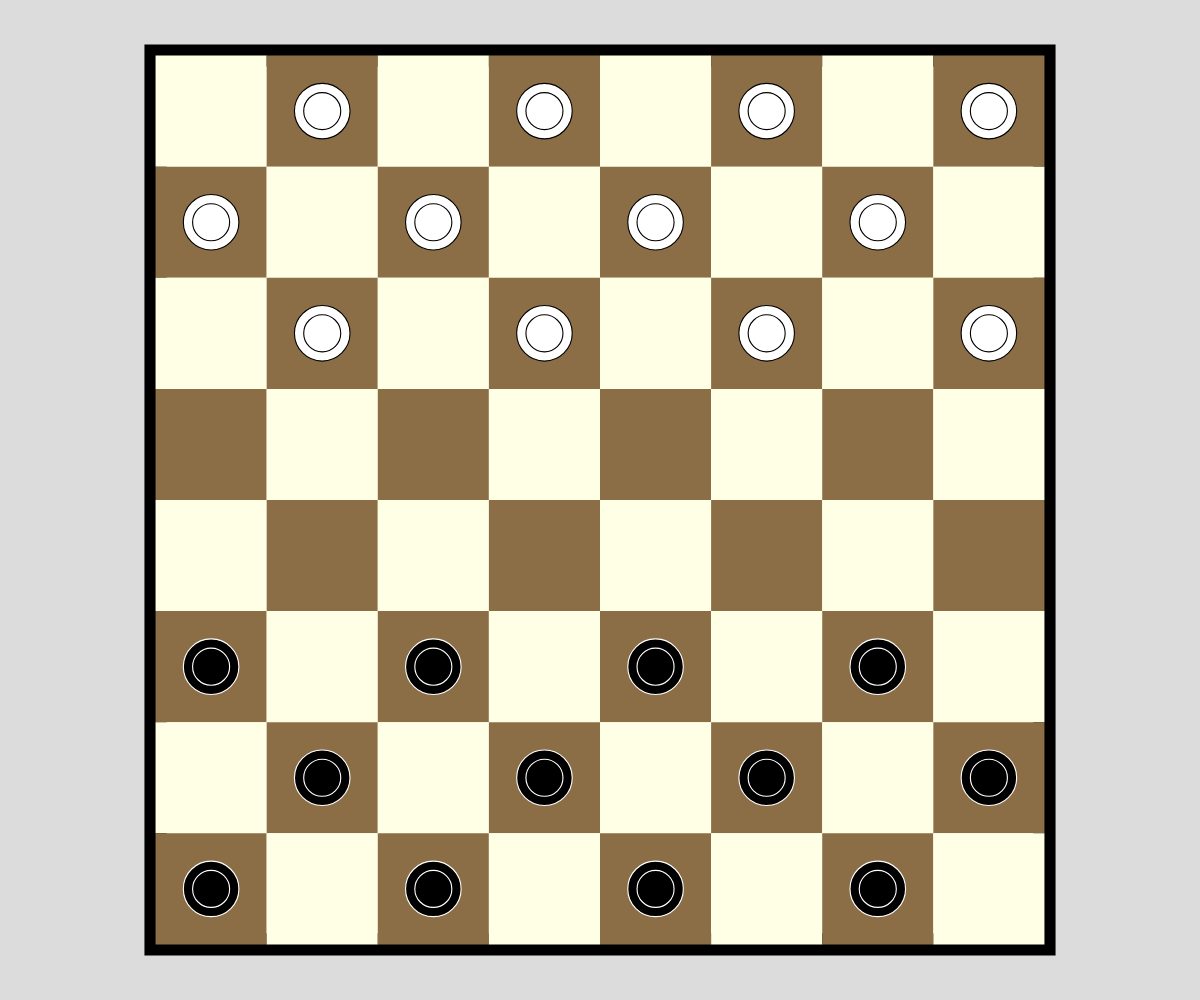
Frame 1 (no input)
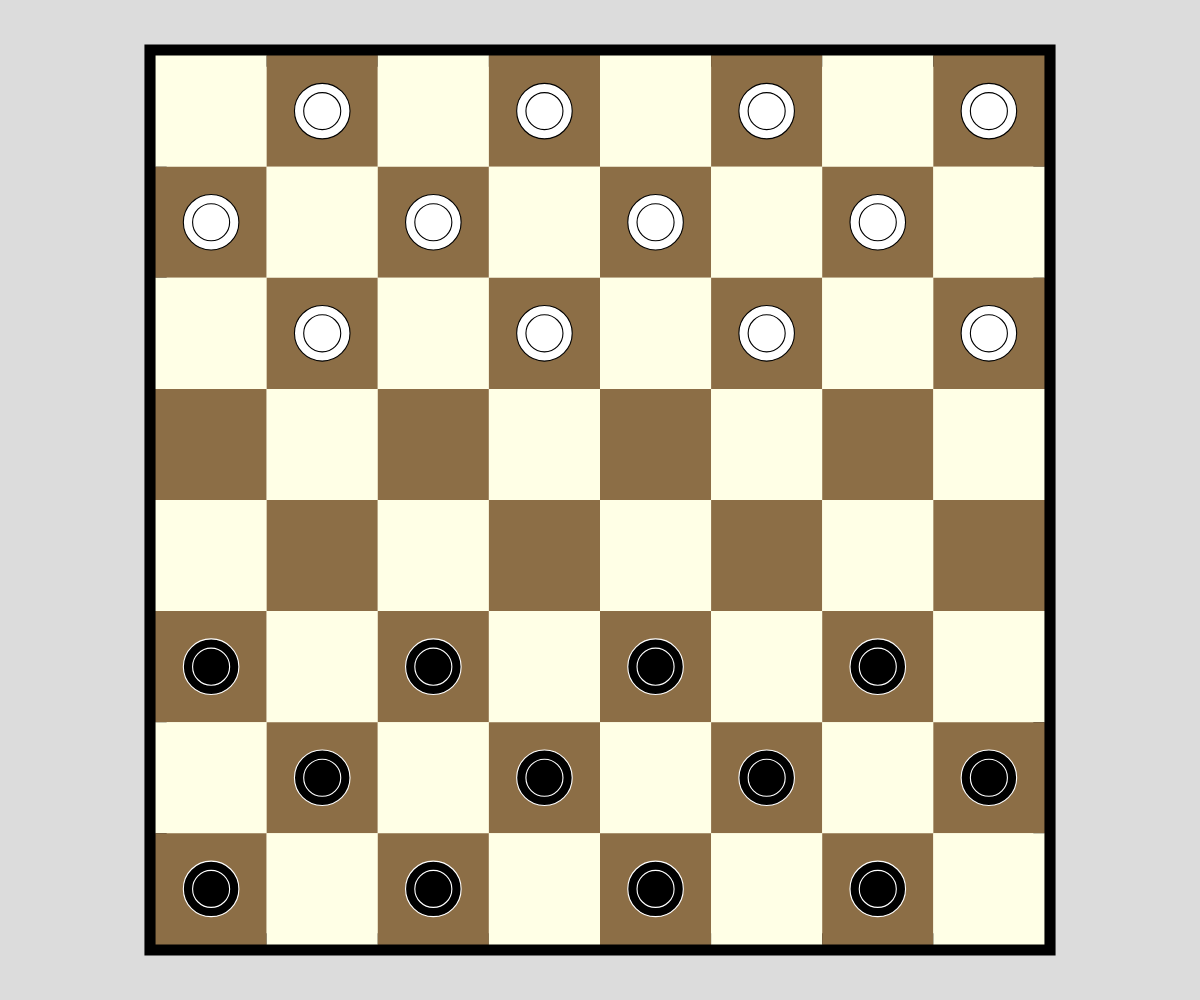
Frame 60 (no input)
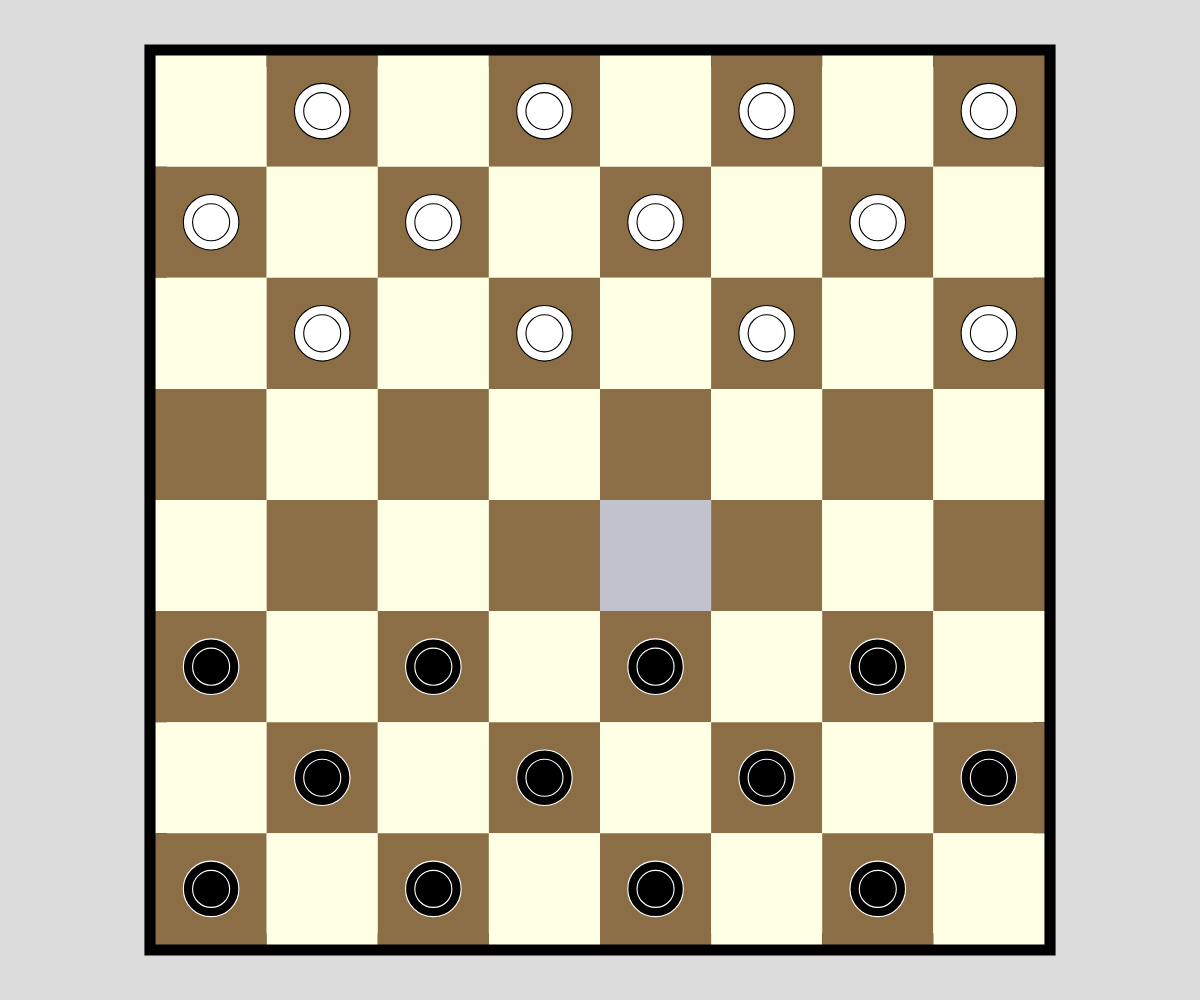
Frame 120 (the mouse pressed at the canvas centre since frame 60)

The p5.js sketch that drew these frames (run headless with seeded random() and noise() and a simulated clock; from frame 60 on, the mouse is pressed at the canvas centre):

// p5.js sketch
// ── sketch.js
let selectedPiece;

new p5();

class Move {
    constructor(x, y) {
        this.x = x;
        this.y = y;
        this.enemyPieces = [];
    }

    addPieces(pieces) {
        for (const piece of pieces) {
            this.enemyPieces.push(piece);
        }
    }

    equals(v) {
        return this.x == v.x && this.y == v.y;
    }
}

class Piece {

    static playerPieces = []; // TODO: different player groups, winning mechanism
    static enemyPieces = [];

    constructor(tile, player) {
        this.tile = tile;
        this.king = false;
        this.player = player;
        this.color = this.player ? 0 : 255;
        this.kingColor = color(255, 215, 0);

        if (player) Piece.playerPieces.push(this);
        else Piece.enemyPieces.push(this);
    }

    getDirection() {
        return this.player ? -1 : 1;
    }

    getMoves() {
        let moves = [];
        let direction = this.getDirection();
        moves = this.addMove(this.tile.x + 1, this.tile.y + direction, moves);
        moves = this.addMove(this.tile.x - 1, this.tile.y + direction, moves);
        if (this.king) {
            moves = this.addMove(this.tile.x + 1, this.tile.y - direction, moves);
            moves = this.addMove(this.tile.x - 1, this.tile.y - direction, moves);
        }
        moves = this.addJumps(this.tile.x, this.tile.y, moves);
        return moves;
    }

    addMove(x, y, moves, enemyPieces) {
        let tile = Tile.get(x, y)
        if (tile?.piece == null && x >= 0 && x < 8 && y >= 0 && y < 8) {
            let newMove = new Move(x, y);
            moves.push(newMove);
            if (typeof enemyPieces !== "undefined") newMove?.addPieces(enemyPieces);
        }
        return moves;
    }

    takeable(piece) {
        return piece.player != this.player;
    }

    addJumps(x, y, moves, enemyPieces) {
        if(typeof enemyPieces === "undefined") enemyPieces = [];
        let newMoves = [];
        let direction = this.getDirection();
        let piece;
        if ((piece = Tile.get(x + 1, y + direction)?.piece) != null && this.takeable(piece)) if (!enemyPieces.some(p => p == piece)) newMoves = this.addMove(x + 2, y + 2 * direction, newMoves, [...enemyPieces, piece]);
        if ((piece = Tile.get(x - 1, y + direction)?.piece) != null && this.takeable(piece)) if (!enemyPieces.some(p => p == piece)) newMoves = this.addMove(x - 2, y + 2 * direction, newMoves, [...enemyPieces, piece]);
        if (this.king) {
            if ((piece = Tile.get(x + 1, y - direction)?.piece) != null && this.takeable(piece)) if (!enemyPieces.some(p => p == piece)) newMoves = this.addMove(x + 2, y - 2 * direction, newMoves, [...enemyPieces, piece]);
            if ((piece = Tile.get(x - 1, y - direction)?.piece) != null && this.takeable(piece)) if (!enemyPieces.some(p => p == piece)) newMoves = this.addMove(x - 2, y - 2 * direction, newMoves, [...enemyPieces, piece]);
        }

        for (const move of [...newMoves]) {
            newMoves = this.addJumps(move.x, move.y, newMoves, move.enemyPieces);
        }

        moves = [...moves, ...newMoves];
        return moves;
    }
}

class Tile {

    static grid = [];
    static hoveredTile;

    constructor(x, y) {
        this.x = x;
        this.y = y;
        this.color = (this.x + this.y) % 2 == 0 ? color(255, 255, 230) : color(140, 110, 70)
        this.highlight = color(50, 50, 150, 75);
        this.moveColor = color(150, 50, 150, 150);
        this.piece = null;
        this.possibleMove = false;
        this.enemyPieces = [];

        Tile.grid.push(this);
    }

    static getTileSize() {
        return min(canvas.width / 9, canvas.height / 9);
    }

    static get(x, y) {
        if(typeof y === "undefined") { // Vector Input
            if (x.x + 8 * x.y > 64) return null;
            return this.grid[x.x + 8 * x.y];
        } else { // X and Y input
            if (x + 8 * y > 64) return null;
            return this.grid[x + 8 * y];
        }
    }

    static createPiece(x, y, player) {
        let tile = Tile.get(x, y);
        tile.piece = new Piece(tile, player);
        return tile.piece;
    }

    static resetPossibleMoves() {
        for (let i = 0; i < Tile.grid.length; i++) {
            Tile.grid[i].possibleMove = false;
        }
    }

    getPosition() {
        return new Move(this.x, this.y);
    }

    mouseOver() {
        let tileSize = Tile.getTileSize();
        return mouseX >= this.x * tileSize + canvas.width / 2 - tileSize * 4 &&
        mouseX < (this.x + 1) * tileSize + canvas.width / 2 - tileSize * 4 &&
        mouseY >= this.y * tileSize + canvas.height / 2 - tileSize * 4 &&
        mouseY < (this.y + 1) * tileSize + canvas.height / 2 - tileSize * 4
    }

    draw() {
        strokeWeight(0);
        let tileSize = Tile.getTileSize();
        let mouseOver = this.mouseOver();
        // fill(mouseOver ? this.highlight : this.color);
        fill(this.color);
        if (mouseOver) Tile.hoveredTile = this;
        rect(this.x * tileSize, this.y * tileSize, tileSize, tileSize);

        if (this.piece != null) {
            push();
            translate(this.x * tileSize + tileSize / 2, this.y * tileSize + tileSize / 2)
            strokeWeight(tileSize / 100);
            stroke(this.piece.color == 0 ? 255 : 0);
            if (this.piece.king) fill(this.piece.kingColor); else fill(this.piece.color);
            circle(0, 0, tileSize / 2);
            fill(this.piece.color);
            circle(0, 0, tileSize / 3);
            pop();
        }

        if (Tile.hoveredTile == this) {
            fill(this.highlight);
            rect(this.x * tileSize, this.y * tileSize, tileSize, tileSize);
        }

        if (this.possibleMove) {
            fill(this.moveColor);
            rect(this.x * tileSize, this.y * tileSize, tileSize, tileSize);
        }
    }
}

function windowResized() {
    resizeCanvas(windowWidth, windowHeight);
}

function setupGrid() {
    for (let i = 0; i < 8; i++) {
        for (let j = 0; j < 8; j++) {
            new Tile(j, i)
        }
    }
}

function setupPieces() {
    // AI
    Tile.createPiece(1, 0, false);
    Tile.createPiece(3, 0, false);
    Tile.createPiece(5, 0, false);
    Tile.createPiece(7, 0, false);

    Tile.createPiece(0, 1, false);
    Tile.createPiece(2, 1, false);
    Tile.createPiece(4, 1, false);
    Tile.createPiece(6, 1, false);

    Tile.createPiece(1, 2, false);
    Tile.createPiece(3, 2, false);
    Tile.createPiece(5, 2, false);
    Tile.createPiece(7, 2, false);

    // Player
    Tile.createPiece(0, 7, true);
    Tile.createPiece(2, 7, true);
    Tile.createPiece(4, 7, true);
    Tile.createPiece(6, 7, true);

    Tile.createPiece(1, 6, true);
    Tile.createPiece(3, 6, true);
    Tile.createPiece(5, 6, true);
    Tile.createPiece(7, 6, true);

    Tile.createPiece(0, 5, true);
    Tile.createPiece(2, 5, true);
    Tile.createPiece(4, 5, true);
    Tile.createPiece(6, 5, true);
}

let canvas;
function setup() {
    canvas = createCanvas(windowWidth, windowHeight);
    setupGrid();
    setupPieces();
}

function draw() {
    resetMatrix();
    background(220);
    
    let tileSize = Tile.getTileSize();
    translate(canvas.width / 2 - tileSize * 4, canvas.height / 2 - tileSize * 4);
    strokeWeight(tileSize / 5);
    rect(0, 0, tileSize * 8, tileSize * 8)

    for (let i = 0; i < Tile.grid.length; i++) {
        Tile.grid[i].draw();
    }
}

function endGame(player) {
    if (player) alert("Player Wins!");
    else alert("AI Wins!");

    Tile.grid = [];

    Piece.playerPieces = [];
    Piece.enemyPieces = [];

    setupGrid();
    setupPieces();
}

function mouseClicked() {
    if (selectedPiece != null) {
        if (Tile.hoveredTile.piece == selectedPiece) {
            Tile.resetPossibleMoves();
            selectedPiece = null;
        }
        if (Tile.hoveredTile.possibleMove) {
            for (let i = 0; i < Tile.hoveredTile.enemyPieces.length; i++) {
                if (Tile.hoveredTile.enemyPieces[i].tile.piece.player) Piece.playerPieces.splice(Piece.playerPieces.indexOf(Tile.hoveredTile.enemyPieces[i].tile.piece), 1);
                else Piece.enemyPieces.splice(Piece.enemyPieces.indexOf(Tile.hoveredTile.enemyPieces[i].tile.piece), 1);
                Tile.hoveredTile.enemyPieces[i].tile.piece = null;
            }
            Tile.hoveredTile.enemyPieces = [];
            selectedPiece.tile.piece = null;
            selectedPiece.tile = Tile.hoveredTile;
            Tile.hoveredTile.piece = selectedPiece;
            
            if (Tile.hoveredTile.y == 0 && Tile.hoveredTile.piece.player || Tile.hoveredTile.y == 7 && !Tile.hoveredTile.piece.player) Tile.hoveredTile.piece.king = true;

            if (Piece.enemyPieces.length == 0) endGame(true)
            if (Piece.playerPieces.length == 0) endGame(false)

            Tile.resetPossibleMoves();
            selectedPiece = null;
        }
    } else if (Tile.hoveredTile.piece != null) {
        let possibleMoves = Tile.hoveredTile.piece.getMoves();
        selectedPiece = possibleMoves.length == 0 ? null : Tile.hoveredTile.piece;
        Tile.resetPossibleMoves();
        for (const move of possibleMoves) {
            let tile = Tile.get(move)
            tile.possibleMove = true;
            tile.enemyPieces = [...move.enemyPieces];
        }
    }
    
}
